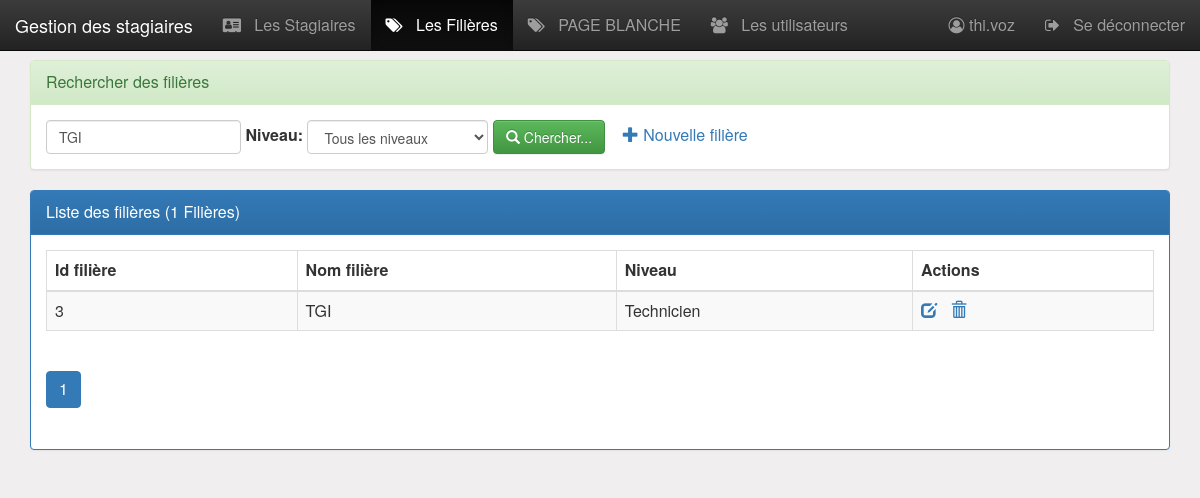
Screenshot of /pages/filieres.php?nomF=TGI (signed in) with the database file from the repository.
### tables this page shows
CREATE TABLE IF NOT EXISTS `filiere` (
  `idFiliere` int(4) NOT NULL AUTO_INCREMENT,
  `nomFiliere` varchar(50) DEFAULT NULL,
  `niveau` varchar(50) DEFAULT NULL,
  PRIMARY KEY (`idFiliere`)
);

CREATE TABLE IF NOT EXISTS `niveau` (
  `codeNiveau` varchar(2) NOT NULL,
  `libelleNiveau` varchar(50) DEFAULT NULL,
  PRIMARY KEY (`codeNiveau`)
);

### pages/filieres.php (the view, shortened to what this page needs)
<?php
    require_once("connexiondb.php");
    $nomf="";
    if(isset($_GET['nomF'])){
        $nomf = $_GET['nomF'];
    }
    if(isset($_GET['niveau'])){
        $niveau = $_GET['niveau'];
    }else{
        $niveau="all";
    }
    $size=isset($_GET['size'])?$_GET['size']:6;
    $page=isset($_GET['page'])?$_GET['page']:1;
    $offset=($page-1)*$size;
    if($niveau=="all"){
        $requete="
            SELECT *
            FROM   filiere as f, niveau as n
            WHERE  f.niveau = n.codeNiveau
            AND    f.nomFiliere like '%$nomf%'
            limit $size
            offset $offset";
        $requeteCount="select count(*) countF from filiere
                where nomFiliere like '%$nomf%'";
    }
    $req = $pdo->prepare($requete);
    $req->execute();
    $filieres = $req->fetchAll(PDO::FETCH_ASSOC);
    $req=$pdo->query($requeteCount);
    $tabCount=$req->fetch();
    $nbrFiliere=$tabCount['countF'];
    $reste=$nbrFiliere % $size;
    if($reste===0)
        $nbrPage=$nbrFiliere/$size;
    else
        $nbrPage=floor($nbrFiliere/$size)+1;
?>
<!DOCTYPE HTML>
<HTML>
    <head>
    <?php include '../include/head.php' ?>
    </head>
    <body>
        <?php include("menu.php"); ?>
        <div class="container py-2 margetop60">
            <div class="panel panel-success">
				<div class="panel-heading">Rechercher des filières</div>
				<div class="panel-body">
					<form method="get" action="filieres.php" class="form-inline">
						<div class="form-group">
                            <input name="nomF" placeholder="Nom de la filière"
                                   value="<?= $nomf ?>"
                                   class="form-control" type="text" />
                        </div>
                        <label for="niveau">Niveau:</label>
			            <select name="niveau" class="form-control" id="niveau"
                                onchange="this.form.submit()">
                            <option value="all" <?= $niveau==="all"?"selected":"" ?>>Tous les niveaux</option>
			            </select>
				        <button type="submit" class="btn btn-success">
                            <span class="glyphicon glyphicon-search"></span>
                            Chercher...
                        </button>
                       	<?php if ($_SESSION['user']['role']=='ADMIN') {?>
                            <a href="filiereAjouter.php">
                                <span class="glyphicon glyphicon-plus"></span>
                                Nouvelle filière
                            </a>
                        <?php } ?>
					</form>
				</div>
			</div>
            <div class="panel panel-primary">
                <div class="panel-heading">Liste des filières (<?php echo $nbrFiliere ?> Filières)</div>
                <div class="panel-body">
                    <?php
                    if(!empty($filieres) && is_array($filieres)){
                    ?>
                    <table class="table table-striped table-bordered">
                        <thead>
                            <tr>
                                <th>Id filière</th>
                                <th>Nom filière</th>
                                <th>Niveau</th>
                                <?php if ($_SESSION['user']['role']== 'ADMIN') {?>
                                	<th>Actions</th>
                                <?php }?>
                            </tr>
                        </thead>
                        <tbody>
                            <?php
                                foreach ($filieres as $item) {
                                    ?>
                                    <tr>
                                        <td><?= $item['idFiliere'] ?> </td>
                                        <td><?= $item['nomFiliere'] ?> </td>
                                        <td><?= $item['libelleNiveau'] ?> </td>
                                        <?php if ($_SESSION['user']['role']== 'ADMIN') {?>
                                            <td>
                                                <a href="filiereEditer.php?idFiliere=<?= $item['idFiliere'] ?>" title="Editer">
                                                    <span class="glyphicon glyphicon-edit"></span>
                                                </a>
                                                <a onclick="return confirm('Etes vous sur de vouloir supprimer la filière')"
                                                    href="filiereSupprimer.php?idFiliere=<?= $item['idFiliere'] ?>" title="Supprimer">
                                                        <span class="glyphicon glyphicon-trash"></span>
                                                </a>
                                            </td>
                                        <?php }?>
                                    </tr>
                                    <?php
                                }
                            ?>
                       </tbody>
                    </table>
                    <?php
                    }else{
                        echo "La liste est vide!";
                    }
                    ?>
                <div>
                    <ul class="pagination">
                        <?php for($i=1;$i<=$nbrPage;$i++){ ?>
                            <li class="<?php if($i==$page) echo 'active' ?>">
                                <a href="filieres.php?page=<?php echo $i;?>&nomF=<?php echo $nomf ?>&niveau=<?php echo $niveau ?>">
                                    <?php echo $i; ?>
                                </a>
                             </li>
                        <?php } ?>
                    </ul>
                </div>
                </div>
            </div>
        </div>
    </body>
</HTML>

### include/css/monstyle.css (style rules this page uses)
.margetop60 { margin-top: 60px; }
body { background-color: rgb(240, 238, 238); font-size: 16px; }

### rows the page displays
filiere: idFiliere "3", nomFiliere "TGI", niveau.libelleNiveau "Technicien"

### other values shown
$_SESSION['user']['login'] "thi.voz"
$nbrFiliere "1"
